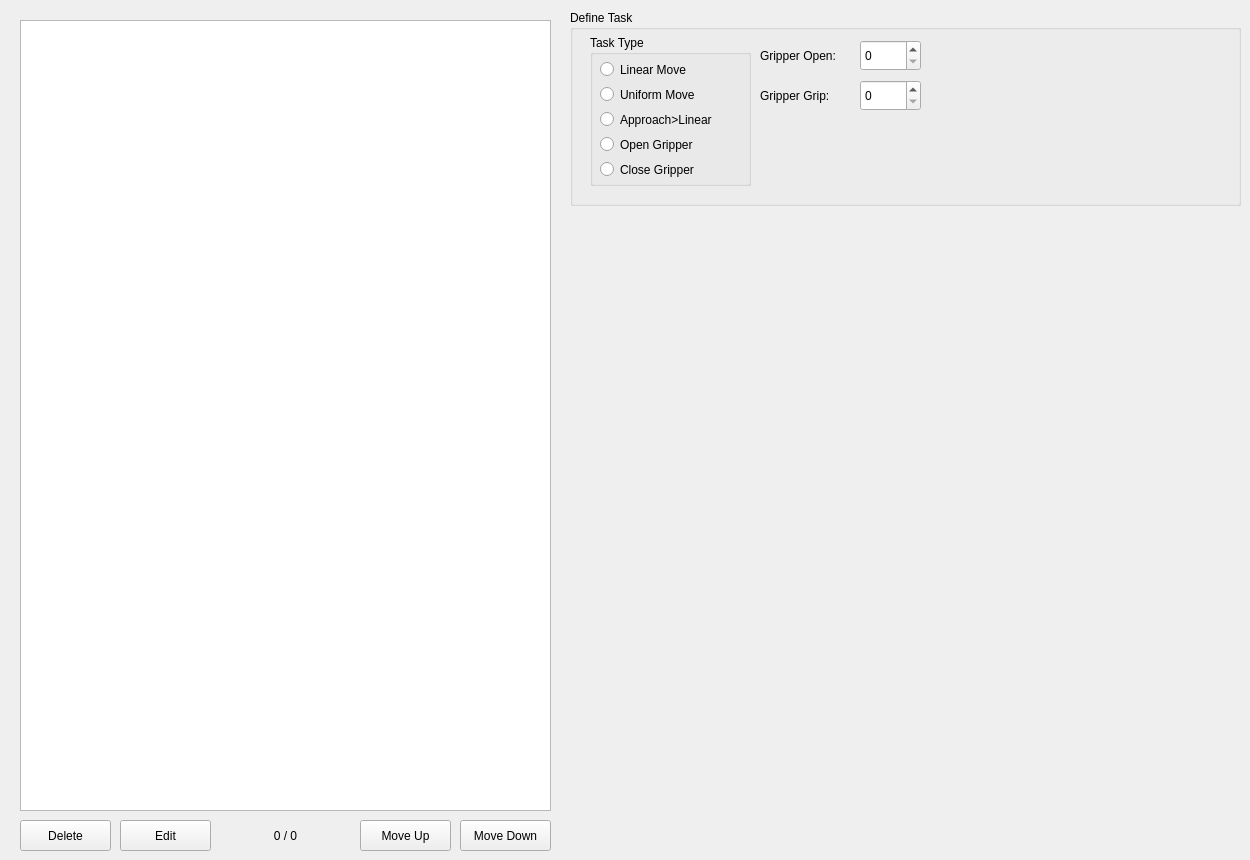
    <widget class="QWidget" name="tab">
     <attribute name="title">
      <string>Task Macro Record</string>
     </attribute>
     <widget class="QListView" name="listView">
      <property name="geometry">
       <rect>
        <x>20</x>
        <y>20</y>
        <width>531</width>
        <height>791</height>
       </rect>
      </property>
     </widget>
     <widget class="QGroupBox" name="define_task">
      <property name="geometry">
       <rect>
        <x>570</x>
        <y>10</y>
        <width>671</width>
        <height>196</height>
       </rect>
      </property>
      <property name="title">
       <string>Define Task</string>
      </property>
      <widget class="QGroupBox" name="task_type">
       <property name="geometry">
        <rect>
         <x>20</x>
         <y>25</y>
         <width>161</width>
         <height>151</height>
        </rect>
       </property>
       <property name="title">
        <string>Task Type</string>
       </property>
       <widget class="QRadioButton" name="radioButton">
        <property name="geometry">
         <rect>
          <x>10</x>
          <y>25</y>
          <width>141</width>
          <height>19</height>
         </rect>
        </property>
        <property name="text">
         <string>Linear Move</string>
        </property>
       </widget>
       <widget class="QRadioButton" name="radioButton_2">
        <property name="geometry">
         <rect>
          <x>10</x>
          <y>100</y>
          <width>141</width>
          <height>19</height>
         </rect>
        </property>
        <property name="text">
         <string>Open Gripper</string>
        </property>
       </widget>
       <widget class="QRadioButton" name="radioButton_3">
        <property name="geometry">
         <rect>
          <x>10</x>
          <y>125</y>
          <width>141</width>
          <height>19</height>
         </rect>
        </property>
        <property name="text">
         <string>Close Gripper</string>
        </property>
       </widget>
       <widget class="QRadioButton" name="radioButton_30">
        <property name="geometry">
         <rect>
          <x>10</x>
          <y>75</y>
          <width>141</width>
          <height>19</height>
         </rect>
        </property>
        <property name="text">
         <string>Approach&gt;Linear</string>
        </property>
       </widget>
       <widget class="QRadioButton" name="radioButton_31">
        <property name="geometry">
         <rect>
          <x>10</x>
          <y>50</y>
          <width>141</width>
          <height>19</height>
         </rect>
        </property>
        <property name="text">
         <string>Uniform Move</string>
        </property>
       </widget>
      </widget>
      <widget class="QLabel" name="label_gripper_grip_2">
       <property name="geometry">
        <rect>
         <x>190</x>
         <y>70</y>
         <width>101</width>
         <height>31</height>
        </rect>
       </property>
       <property name="text">
        <string>Gripper Grip:</string>
       </property>
      </widget>
      <widget class="QLabel" name="label_gripper_open_2">
       <property name="geometry">
        <rect>
         <x>190</x>
         <y>30</y>
         <width>101</width>
         <height>31</height>
        </rect>
       </property>
       <property name="text">
        <string>Gripper Open:</string>
       </property>
       <property name="alignment">
        <set>Qt::AlignLeading|Qt::AlignLeft|Qt::AlignVCenter</set>
       </property>
      </widget>
      <widget class="QSpinBox" name="spinBox">
       <property name="geometry">
        <rect>
         <x>290</x>
         <y>30</y>
         <width>61</width>
         <height>31</height>
        </rect>
       </property>
       <property name="maximum">
        <number>255</number>
       </property>
      </widget>
      <widget class="QSpinBox" name="spinBox_2">
       <property name="geometry">
        <rect>
         <x>290</x>
         <y>70</y>
         <width>61</width>
         <height>31</height>
        </rect>
       </property>
       <property name="maximum">
        <number>255</number>
       </property>
      </widget>
     </widget>
     <widget class="QPushButton" name="pushButton_3">
      <property name="geometry">
       <rect>
        <x>20</x>
        <y>820</y>
        <width>91</width>
        <height>31</height>
       </rect>
      </property>
      <property name="text">
       <string>Delete</string>
      </property>
     </widget>
     <widget class="QPushButton" name="pushButton_6">
      <property name="geometry">
       <rect>
        <x>360</x>
        <y>820</y>
        <width>91</width>
        <height>31</height>
       </rect>
      </property>
      <property name="text">
       <string>Move Up</string>
      </property>
     </widget>
     <widget class="QPushButton" name="pushButton_7">
      <property name="geometry">
       <rect>
        <x>460</x>
        <y>820</y>
        <width>91</width>
        <height>31</height>
       </rect>
      </property>
      <property name="text">
       <string>Move Down</string>
      </property>
     </widget>
     <widget class="QPushButton" name="pushButton_10">
      <property name="geometry">
       <rect>
        <x>120</x>
        <y>820</y>
        <width>91</width>
        <height>31</height>
       </rect>
      </property>
      <property name="text">
       <string>Edit</string>
      </property>
     </widget>
     <widget class="QLabel" name="label_4">
      <property name="geometry">
       <rect>
        <x>220</x>
        <y>820</y>
        <width>131</width>
        <height>31</height>
       </rect>
      </property>
      <property name="text">
       <string>0 / 0</string>
      </property>
      <property name="alignment">
       <set>Qt::AlignCenter</set>
      </property>
     </widget>
    </widget>
